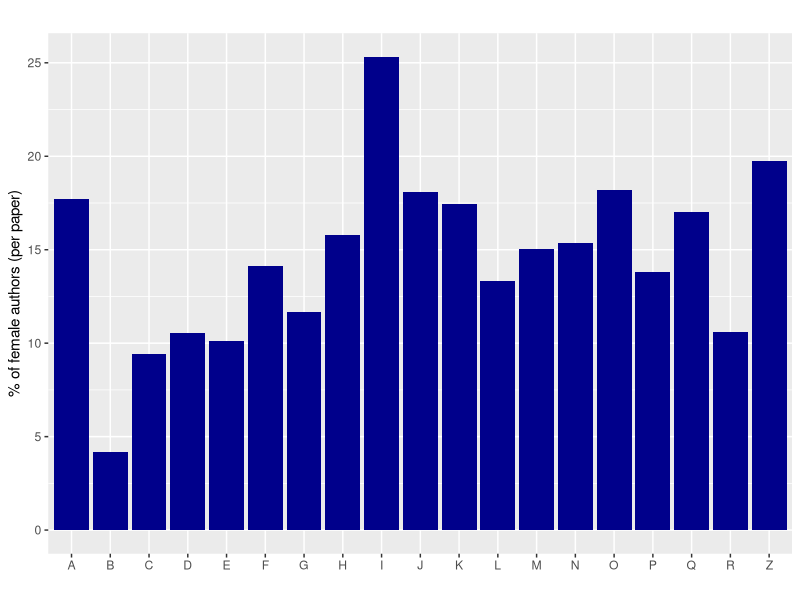

Write R code to recreate this figure.
#Author: Jena Shah, Sindhu Priya Mallavarapu
#Date: February, 12, 2024
#Purpose: Generate the second element of the replication. 

library(dplyr)
library(ggplot2) 
combined <- read.csv("03_replication/03_outputs/merged_data.csv")
combined <- group_by(combined, JEL)
perc_female <- summarize(combined, perc_female = mean(Sex == "Female") * 100)
ggplot(perc_female, aes(x = JEL, y = perc_female)) +
  geom_bar(stat = "identity", fill = "darkblue") +
  labs(x = "", y = "% of female authors (per paper)", title = "")